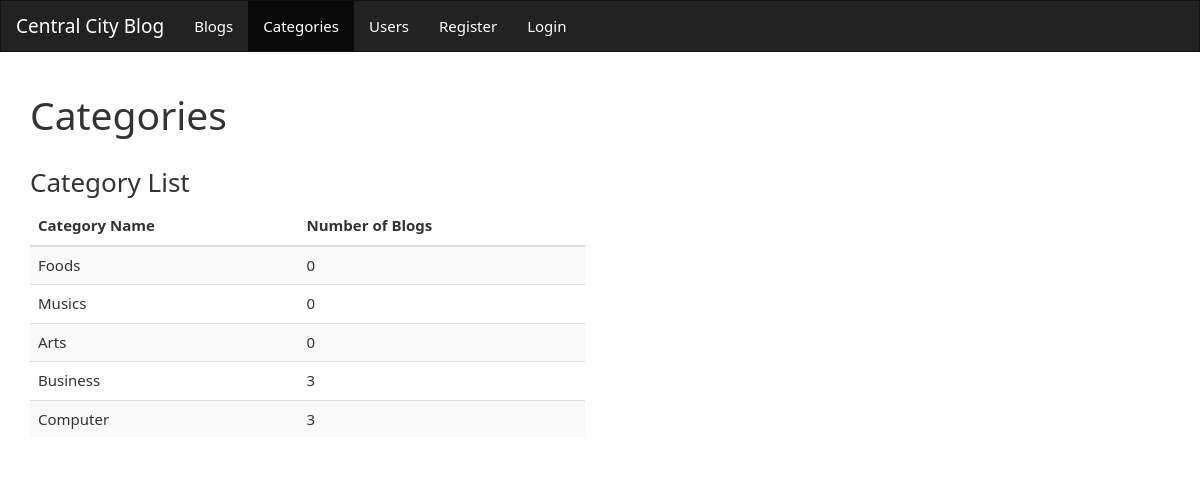
/index.php/main/categories, run on the app's committed database.
### tables this page shows
CREATE TABLE `category` (
  `category_id` int(11) NOT NULL,
  `category_name` varchar(45) NOT NULL
);

### application/controllers/Main.php (called while the page is built, shortened)
<?php
class Main extends CI_Controller {
	function __construct() {
        $this->load->model('user_management_model');
        $this->load->model('category_and_blog_management_model');
    }
    public function categories(){
            $data['all_category'] = $this->category_and_blog_management_model->get_all_category();
            $this->load->view('home_folder/categories',$data);
    }
}

### index.php (called while the page is built, shortened)
<?php
require_once BASEPATH.'core/CodeIgniter.php';

### application/models/Category_And_Blog_Management_Model.php (called while the page is built, shortened)
<?php if ( ! defined('BASEPATH')) exit('No direct script access allowed');
class Category_And_Blog_Management_Model extends CI_Model {
        public function count_blog_by_category($category_id){
        $result_set = $this->db->query('SELECT COUNT(*) AS "count_all" FROM blog WHERE category_id =' . $category_id);
        return $result_set->result();
    }
    public function get_all_category(){
        $this->db->select('*');
        $this->db->from('category');
        $this->db->order_by('category_id','DESC');
        $query = $this->db->get();
        $result_set = $query->result();
        return $result_set;
    }
}
?>

### application/views/home_folder/categories.php (the view, shortened to what this page needs)
<body id="category">
	<div class="container">
		<div class="row">
			<div class="col-md-12">
				<h1>Categories</h1>
			</div>
		</div>
		<div class="row" id="remove_for_shorttime">
			<div class="col-md-6" id="category_list_div">
				<h3>Category List</h3>
				<table class="table table-striped" id="categories">
		                <thead>
		                    <tr>
		                        <th>Category Name</th>
		                        <th>Number of Blogs</th>
		                    </tr>
		                </thead>
		                <tbody id="show_categories">
		                	 <?php foreach($all_category as $category):?>
		                	<tr>
		                		<td><?php echo $category->category_name;?></td>
		                		<?php $blog_number = $this->category_and_blog_management_model->count_blog_by_category($category->category_id);
		                			foreach($blog_number as $b_num):
		                		?>
		                			<td><?php echo $b_num->count_all;?></td>
		                			<?php endforeach;?>
		                	</tr>
			             <?php endforeach;?>
		                </tbody>
	            </table>
			</div>
		</div>
	</div>

### data on the page
category: category_name "Foods", count_all "0"
category: category_name "Musics", count_all "0"
category: category_name "Arts", count_all "0"
category: category_name "Business", count_all "3"
category: category_name "Computer", count_all "3"
